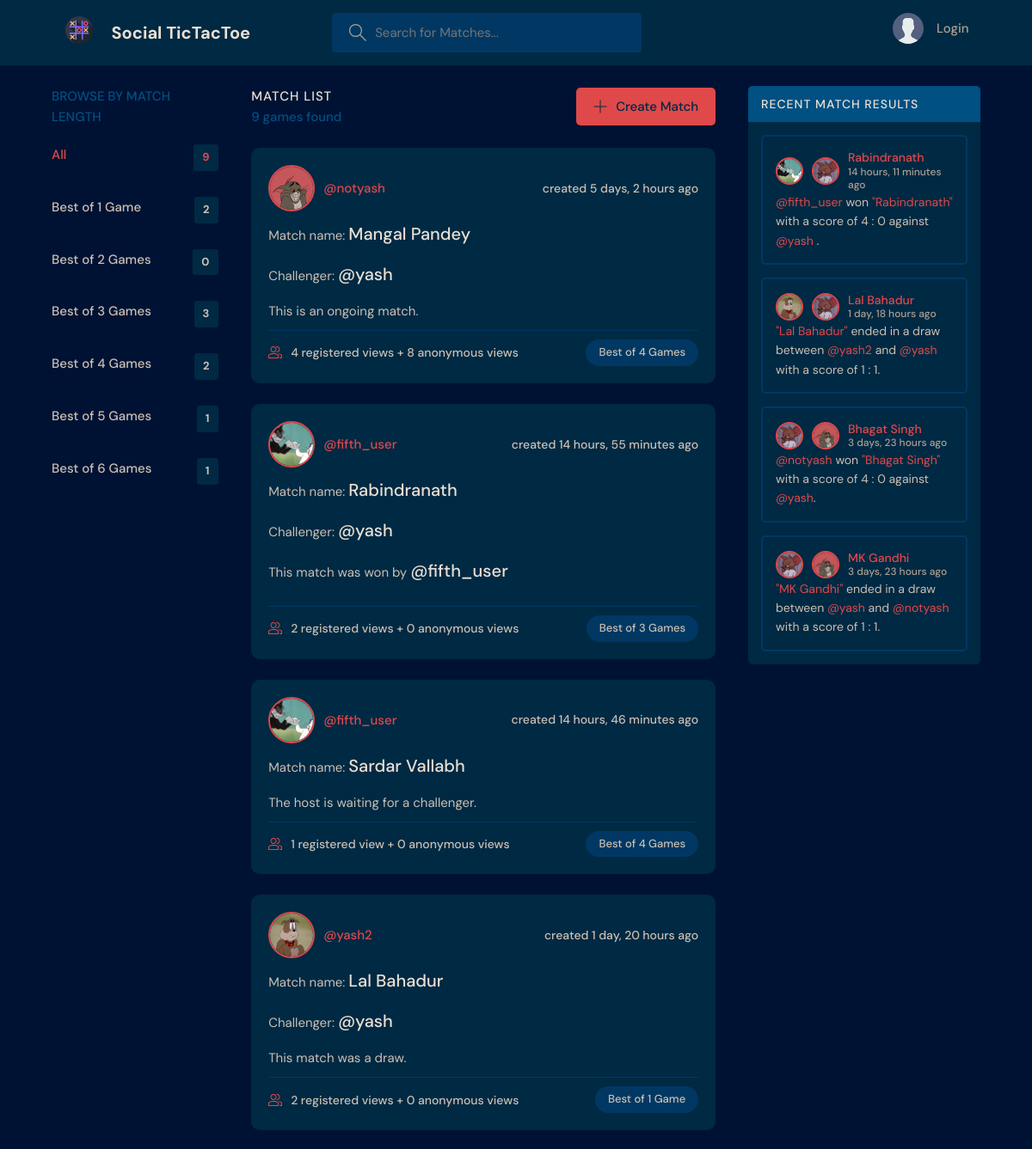
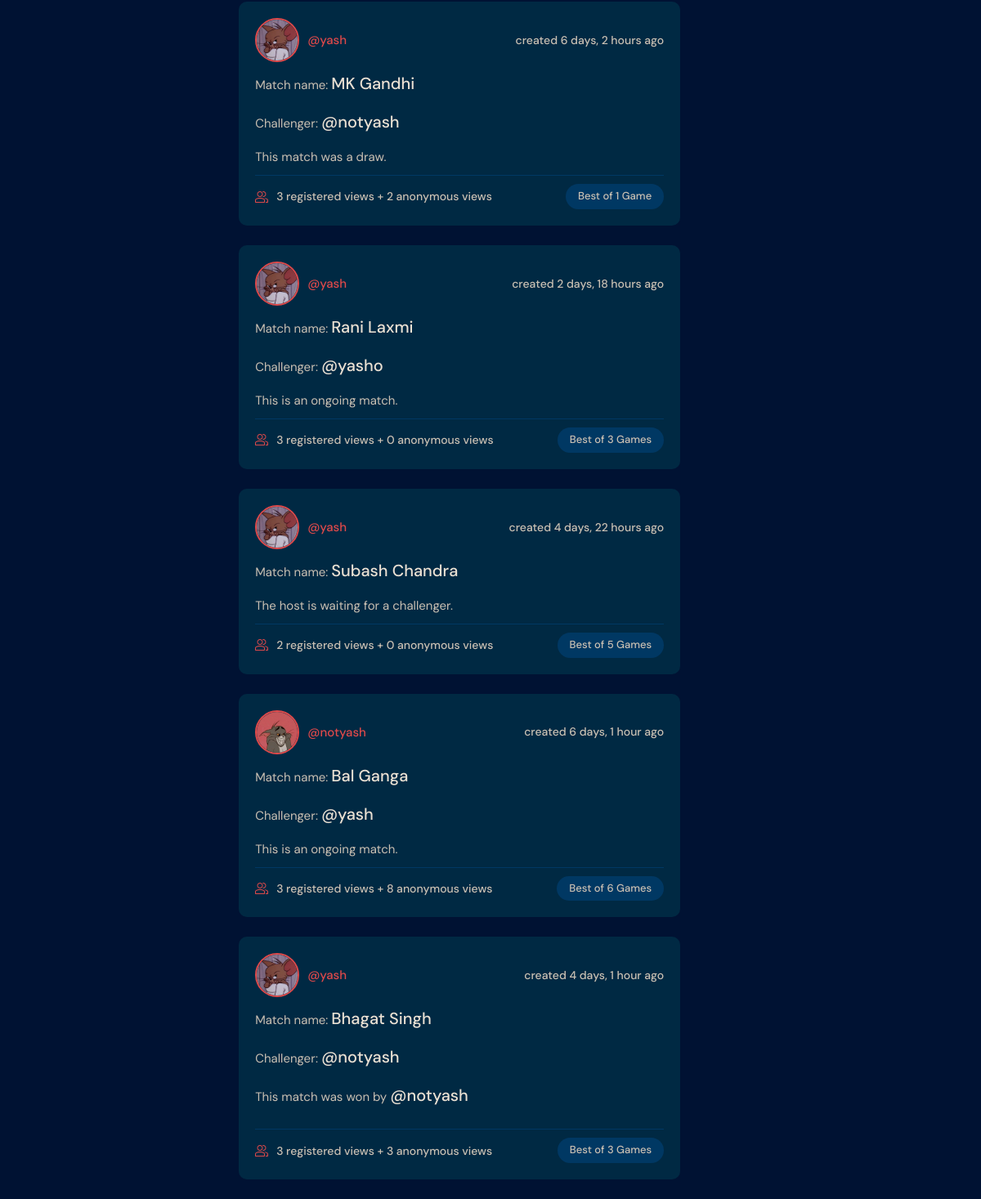
The page / on the database its author committed (2 pictures, top to bottom).
### base/models.py (models this page shows, shortened)
class Profile(models.Model):
    user = models.ForeignKey(User, on_delete=models.SET_NULL, null=True)
    full_name = models.CharField(max_length=40, blank=False)
    profile_picture = models.ImageField(null=True, default='avatar.svg')
    bio = models.CharField(max_length=400, null=True, default="I have nothing interesting to say yet...")
    wins = models.IntegerField(default=0)
    draws = models.IntegerField(default=0)
    losses = models.IntegerField(default=0)

class Room(models.Model):
    host = models.ForeignKey(User, on_delete=models.SET_NULL, null=True)
    name = models.CharField(max_length=40)
    best_of = models.IntegerField(choices=[(i, str(i)) for i in range(1,7)], default=1)
    challenger = models.ForeignKey(User, on_delete=models.SET_NULL, null=True, related_name='challenger', blank=True, default=None)
    overall = models.ForeignKey(User, on_delete=models.SET_NULL, null=True, related_name='overall', blank=True)
    done = models.BooleanField(default=False)
    viewers = models.ManyToManyField(User, related_name='viewers')
    anon_viewers = models.IntegerField(default=0)
    board_state = models.CharField(max_length=40, default=".........")
    host_score = models.IntegerField(default=0)
    challenger_score = models.IntegerField(default=0)
    updated = models.DateTimeField(auto_now=True)
    created = models.DateTimeField(auto_now_add=True)
    class Meta:
        ordering = ['-updated', '-created']

class Results(models.Model):
    created = models.DateTimeField(auto_now_add=True)
    room = models.ForeignKey(Room, on_delete=models.SET_NULL, null=True)
    class Meta:
        ordering = ['-created']

### base/views.py (the view)
# urls.py: path('', views.home, name='home'),
def home(request):
    rooms = Room.objects.all()
    profiles = Profile.objects.all()
    all_room_count = rooms.count()
    results = Results.objects.all()
    q = request.GET.get('q')
    if q != None:
        rooms = rooms.filter(best_of=q)
        results = results.filter(room__best_of=q)
    r = request.GET.get('r')
    if r != None:
        print(r)
        rooms = rooms.filter(Q(name__icontains=r))
        results = results.filter(Q(room__name__icontains=r))
    lengths = [[i, 0] for i in range(1,7)]
    room_count = rooms.count()
    for i in range(len(lengths)):
        lengths[i][1] = Room.objects.all().filter(best_of=lengths[i][0]).count()
    context = {'user':None, 'rooms':rooms, 'lengths':lengths, 'room_count':room_count, 'results':results, 'all_room_count':all_room_count, 'profiles':profiles}
    return render(request, 'base/home.html', context)

### base/templates/base/home.html (shortened to what this page needs)
{% extends './main.html' %}
{% block content %}
<main class="layout layout--3">
  <div class="container">
    {% include './game_length_filter.html' %}
    <div class="roomList">
      <div class="roomList__header">
        <div>
          <h2>Match List</h2>
          <p>{{room_count}} game{% if room_count != 1 %}s{% endif %} found</p>
        </div>
        <a class="btn btn--main" href="{% url 'create-room' %}">
          <svg version="1.1" xmlns="http://www.w3.org/2000/svg" width="32" height="32" viewBox="0 0 32 32">
            <title>add</title>
            <path
              d="M16.943 0.943h-1.885v14.115h-14.115v1.885h14.115v14.115h1.885v-14.115h14.115v-1.885h-14.115v-14.115z"
            ></path>
          </svg>
          Create Match
        </a>
      </div>
      {% include './feed.html' %}
    </div>
    <div class="activities">
      <div class="activities__header">
        <h2>Recent Match Results</h2>
      </div>
    {% include './activity.html' %}
    </div>
  </div>
</main>
{% endblock content %}

### base/templates/base/feed.html (shortened to what this page needs)
{% for room in rooms %}
<div class="roomListRoom">
    <div class="roomListRoom__header">
      <a href="{% url 'profile' room.host.id %}" class="roomListRoom__author">
        <div class="avatar avatar--medium">
          {% for profile in profiles %}
          {% if room.host == profile.user %}
          <img src="{{ profile.profile_picture.url }}" />
          {% endif %}
          {% endfor %}
        </div>
        <span>@{{room.host.username}}</span>
      </a>
      <div class="roomListRoom__actions">
        <span>created {{ room.created|timesince }} ago</span>
      </div>
    </div>
    <div class="roomListRoom__content">
      <p>Match name: <a href="{% url 'room' room.id %}">{{room.name}}</a></p>
      {% if room.challenger == None %}
            <p>The host is waiting for a challenger.</p>
        {% else %}
            <p>Challenger: <a href="{% url 'profile' room.challenger.id %}">@{{ room.challenger }}</a></p>
            {% if not room.done %}
                <p>This is an ongoing match.</p>
            {% elif room.overall == None %}
                <p>This match was a draw.</p>
            {% else %}
                <p>This match was won by <a href="{% url 'profile' room.overall.id %}">@{{room.overall}}</a></p>
            {% endif %}
        {% endif %}
    </div>
    <div class="roomListRoom__meta">
      <a href="{% url 'room' room.id %}" class="roomListRoom__joined">
        {{ room.viewers.count }} registered view{% if room.viewers.count != 1 %}s{% endif %} + {{ room.anon_viewers }} anonymous view{% if room.anon_viewers != 1 %}s{% endif %}
      </a>
      <p class="roomListRoom__topic">Best of {{room.best_of}} Game{% if room.best_of != 1 %}s{% endif %}</p>
    </div>
  </div>
{% endfor %}

### base/templates/base/activity.html
    {% for result in results %}
    <div class="activities__box">
      <div class="activities__boxHeader roomListRoom__header">
        <a href="{% url 'room' result.room.id %}" class="roomListRoom__author">
          <div class="avatar avatar--small">
            {% for profile in profiles %}
            {% if result.room.host == profile.user %}
            <img src="{{ profile.profile_picture.url }}" />
            {% endif %}
            {% endfor %}
          </div>
          <div class="avatar avatar--small">
            {% for profile in profiles %}
            {% if result.room.challenger == profile.user %}
            <img src="{{ profile.profile_picture.url }}" />
            {% endif %}
            {% endfor %}
          </div>
          <p>
            {{ result.room.name }}
            <span>{{ result.created|timesince }} ago</span>
          </p>
        </a>
      </div>
      <div class="activities__boxContent">
        {% if result.room.overall == None %}
            <p><a href="{% url 'room' result.room.id %}">"{{ result.room.name }}"</a> ended in a draw
                between <a href="{% url 'profile' result.room.host.id %}">@{{ result.room.host }}</a>
                and <a href="{% url 'profile' result.room.challenger.id %}">@{{ result.room.challenger }}</a>
                with a score of {{ result.room.host_score }} : {{ result.room.challenger_score }}.</p>
        {% else %}
            <p><a href="{% url 'profile' result.room.overall.id %}">@{{ result.room.overall }}</a> won
                <a href="{% url 'room' result.room.id %}">"{{ result.room.name }}"</a> with a score of
                {% if result.room.overall == result.room.host %}{{ result.room.host_score }} : {{ result.room.challenger_score }}
                against <a href="{% url 'profile' result.room.challenger.id %}">@{{ result.room.challenger }}</a>
                {% else %}{{ result.room.challenger_score }} : {{ result.room.host_score }}
                against <a href="{% url 'profile' result.room.host.id %}">@{{ result.room.host }}</a>{% endif %}.</p>
        {% endif %}
      </div>
    </div>
    {% endfor %}

### static/styles/style.css (style rules this page uses)
:root { --color-main: #DF494A; --color-main-light: #DF797A; --color-dark: #002943; --color-dark-medium: #003863; --color-dark-light: #005083; --color-light: #EAE0D3; --color-gray: #aaa093; --color-light-gray: #CAC0B3; --color-bg: #001233; }
* { font-family: "DM Sans", -apple-system, BlinkMacSystemFont, "Segoe UI", Roboto, Oxygen, Ubuntu, Cantarell, "Open Sans", "Helvetica Neue", sans-serif; margin: 0; padding: 0; box-sizing: border-box; text-rendering: optimizeLegibility; font-size: inherit; }
html { font-size: 55%; }
@media only screen and (min-width: 1050px) { html { font-size: 62.5%; } }
body { line-height: 1.6; font-weight: 400; font-size: 1.5rem; color: var(--color-light-gray); background-color: var(--color-bg); min-height: 100vh; }
img { width: 100%; }
a { display: inline-block; color: var(--color-main); text-decoration: none; }
.container { max-width: 120rem; width: 90%; margin: auto; }
.btn { background-color: transparent; border: none; display: inline-flex; align-items: center; gap: 1rem; cursor: pointer; transition: all ease-in-out 0.3s; padding: 1rem 2rem; border-radius: 5px; box-shadow: 1px 1px 3px 1px rgba(0, 0, 0, 0.15); font-weight: 500; }
.btn--main { background-color: var(--color-main); color: var(--color-dark); }
.btn > svg { fill: currentColor; width: 1.6rem; height: 1.6rem; }
.avatar { position: relative; display: inline-block; border-radius: 50%; border: 2px solid var(--color-main); }
.avatar img { display: block; border-radius: 50%; object-fit: cover; object-position: center; }
.avatar.avatar--small img { width: 2.8rem; height: 2.8rem; }
.avatar.avatar--medium img { width: 5rem; height: 5rem; border-radius: 50%; }
.layout { margin-top: 2.4rem; }
.layout > .container { display: flex; justify-content: space-between; align-items: flex-start; }
.layout--3 > .container > div:nth-child(2) { flex-basis: 50%; }
.layout--3 > .container > div:last-child { flex-basis: 25%; }
.roomList__header { display: flex; justify-content: space-between; align-items: center; margin-bottom: 2.4rem; }
.roomList__header h2 { text-transform: uppercase; font-weight: 500; color: var(--color-light); letter-spacing: 1px; }
.roomList__header p { font-weight: 500; color: var(--color-dark-light); }
.roomListRoom { margin-bottom: 2.4rem; background-color: var(--color-dark); border-radius: 1rem; padding: 2rem; }
.roomListRoom__header { display: flex; justify-content: space-between; align-items: center; }
.roomListRoom__author { font-weight: 500; display: flex; align-items: center; gap: 1rem; }
.roomListRoom__actions { display: flex; align-items: flex-start; gap: 1rem; position: relative; }
.roomListRoom__actions span { font-size: 1.4rem; font-weight: 500; }
.roomListRoom__content { margin: 1rem 0; }
.roomListRoom__content a { font-size: 2rem; font-weight: 500; margin-bottom: 1.5rem; color: var(--color-light); transition: all 0.3s ease-in-out; }
.roomListRoom__meta { border-top: 1px solid var(--color-dark-medium); padding-top: 1rem; display: flex; align-items: center; justify-content: space-between; }
.roomListRoom__joined { color: var(--color-light-gray); display: flex; align-items: center; gap: 1rem; font-size: 1.4rem; font-weight: 500; }
.roomListRoom__joined svg { fill: var(--color-main); width: 1.6rem; height: 1.6rem; }
.roomListRoom__topic { padding: 5px 1.5rem; background-color: var(--color-dark-medium); border-radius: 5rem; font-weight: 500; font-size: 1.3rem; }
.activities { background: var(--color-dark); border-radius: 5px; overflow: hidden; }
.activities__header h2 { background-color: var(--color-dark-light); text-transform: uppercase; font-weight: 500; padding: 1rem 1.5rem; color: var(--color-light); letter-spacing: 1px; font-size: 1.4rem; }
.activities__box { margin: 1.5rem; padding: 1.5rem; border: 2px solid var(--color-dark-medium); border-radius: 5px; }
.activities__boxHeader p { font-size: 1.4rem; line-height: 1.3; }
.activities__boxHeader p span { color: var(--color-gray); font-size: 1.2rem; display: block; }
.activities__boxContent { font-size: 1.4rem; }

### rows shown on the page
Room: host.username "notyash", created "5 days, 2 hours", name "Mangal Pandey", challenger "yash", done "This is an ongoing match.", viewers.count "4", anon_viewers "8", best_of "4"
Profile: profile_picture (picture)
Room: host.username "fifth_user", created "14 hours, 55 minutes", name "Rabindranath", challenger "yash", overall "fifth_user", viewers.count "2", anon_viewers "0", best_of "3"
Profile: profile_picture (picture)
Room: host.username "fifth_user", created "14 hours, 46 minutes", name "Sardar Vallabh", shows "The host is waiting for a challenger.", viewers.count "1", anon_viewers "0", best_of "4"
Room: host.username "yash2", created "1 day, 20 hours", name "Lal Bahadur", challenger "yash", done "This match was a draw.", viewers.count "2", anon_viewers "0", best_of "1"
Profile: profile_picture (picture)
Room: host.username "yash", created "6 days, 2 hours", name "MK Gandhi", challenger "notyash", done "This match was a draw.", viewers.count "3", anon_viewers "2", best_of "1"
Profile: profile_picture (picture)
Room: host.username "yash", created "2 days, 18 hours", name "Rani Laxmi", challenger "yasho", done "This is an ongoing match.", viewers.count "3", anon_viewers "0", best_of "3"
Room: host.username "yash", created "4 days, 22 hours", name "Subash Chandra", shows "The host is waiting for a challenger.", viewers.count "2", anon_viewers "0", best_of "5"
Room: host.username "notyash", created "6 days, 1 hour", name "Bal Ganga", challenger "yash", done "This is an ongoing match.", viewers.count "3", anon_viewers "8", best_of "6"
Room: host.username "yash", created "4 days, 1 hour", name "Bhagat Singh", challenger "notyash", overall "notyash", viewers.count "3", anon_viewers "3", best_of "3"
Results: room.name "Rabindranath", created "14 hours, 11 minutes", room.overall "fifth_user", room.host_score "4", room.challenger_score "0", room.challenger "yash"
Results: room.name "Lal Bahadur", created "1 day, 18 hours", room.host "yash2", room.challenger "yash", room.host_score "1", room.challenger_score "1"
Results: room.name "Bhagat Singh", created "3 days, 23 hours", room.overall "notyash", room.challenger_score "4", room.host_score "0", room.host "yash"
Results: room.name "MK Gandhi", created "3 days, 23 hours", room.host "yash", room.challenger "notyash", room.host_score "1", room.challenger_score "1"

### other values the page prints
{{ all_room_count }} "9"
{{ length.0 }} "1" "2" "3" "4" "5" "6"
{{ length.1 }} "2" "0" "3" "2" "1" "1"
{{ room_count }} "9"
